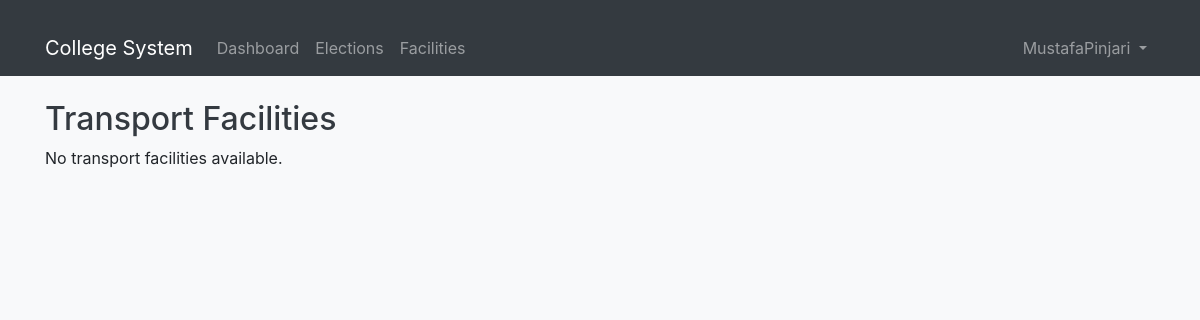
/facilities/transport-facilities/ (signed in), run on an earlier commit of the app's database.
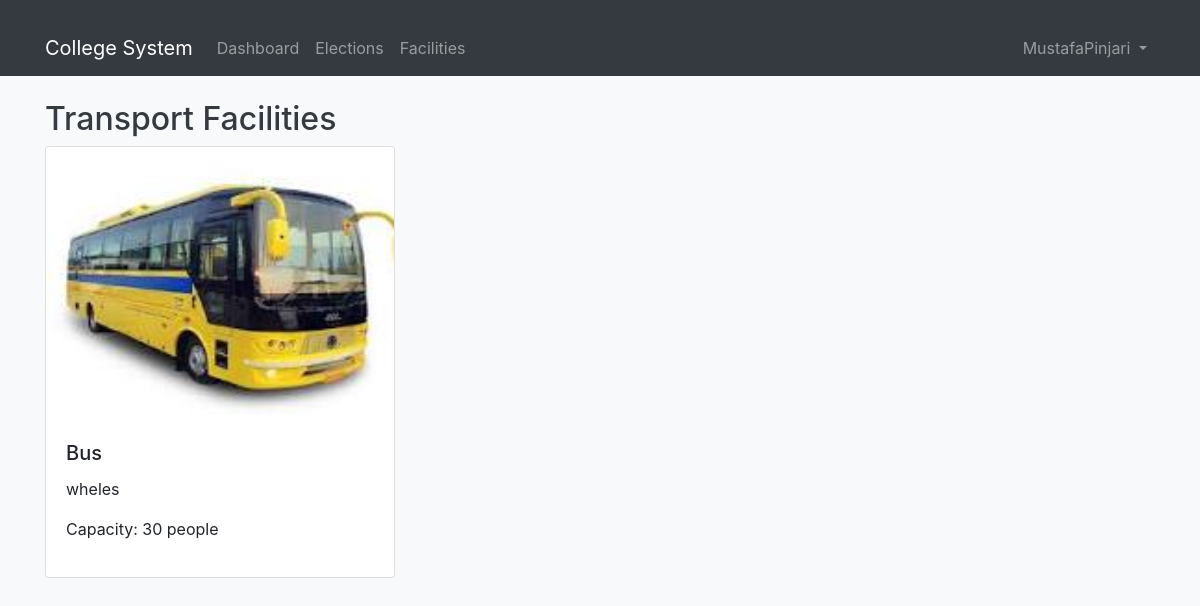
And on a later commit of the database.
### facilities/models.py (models this page shows, shortened)
class TransportFacility(models.Model):
    name = models.CharField(max_length=100)
    description = models.TextField()
    capacity = models.IntegerField()
    image = models.ImageField(upload_to='transport/', null=True, blank=True)

### facilities/views.py (the view)
# urls.py: path('transport-facilities/', views.transport_facilities, name='transport_facilities'),
@login_required
def transport_facilities(request):
    transport_facilities = TransportFacility.objects.all()
    return render(request, 'facilities/transport_facilities.html', {'transport_facilities': transport_facilities})

### facilities/templates/facilities/transport_facilities.html (shortened to what this page needs)
{% extends 'base.html' %}
{% block content %}
<h2>Transport Facilities</h2>
<div class="row">
    {% for transport in transport_facilities %}
    <div class="col-md-4 mb-4">
        <div class="card">
            {% if transport.image %}
            <img src="{{ transport.image.url }}" class="card-img-top" alt="{{ transport.name }}">
            {% endif %}
            <div class="card-body">
                <h5 class="card-title">{{ transport.name }}</h5>
                <p>{{ transport.description }}</p>
                <p>Capacity: {{ transport.capacity }} people</p>
            </div>
        </div>
    </div>
    {% empty %}
    <div class="col-12">
        <p>No transport facilities available.</p>
    </div>
    {% endfor %}
</div>
{% endblock %}

What changed in the data, as far as the page shows it:
added TransportFacility: image (picture)
Also different on the page:
text no longer shown: "No transport facilities available."
